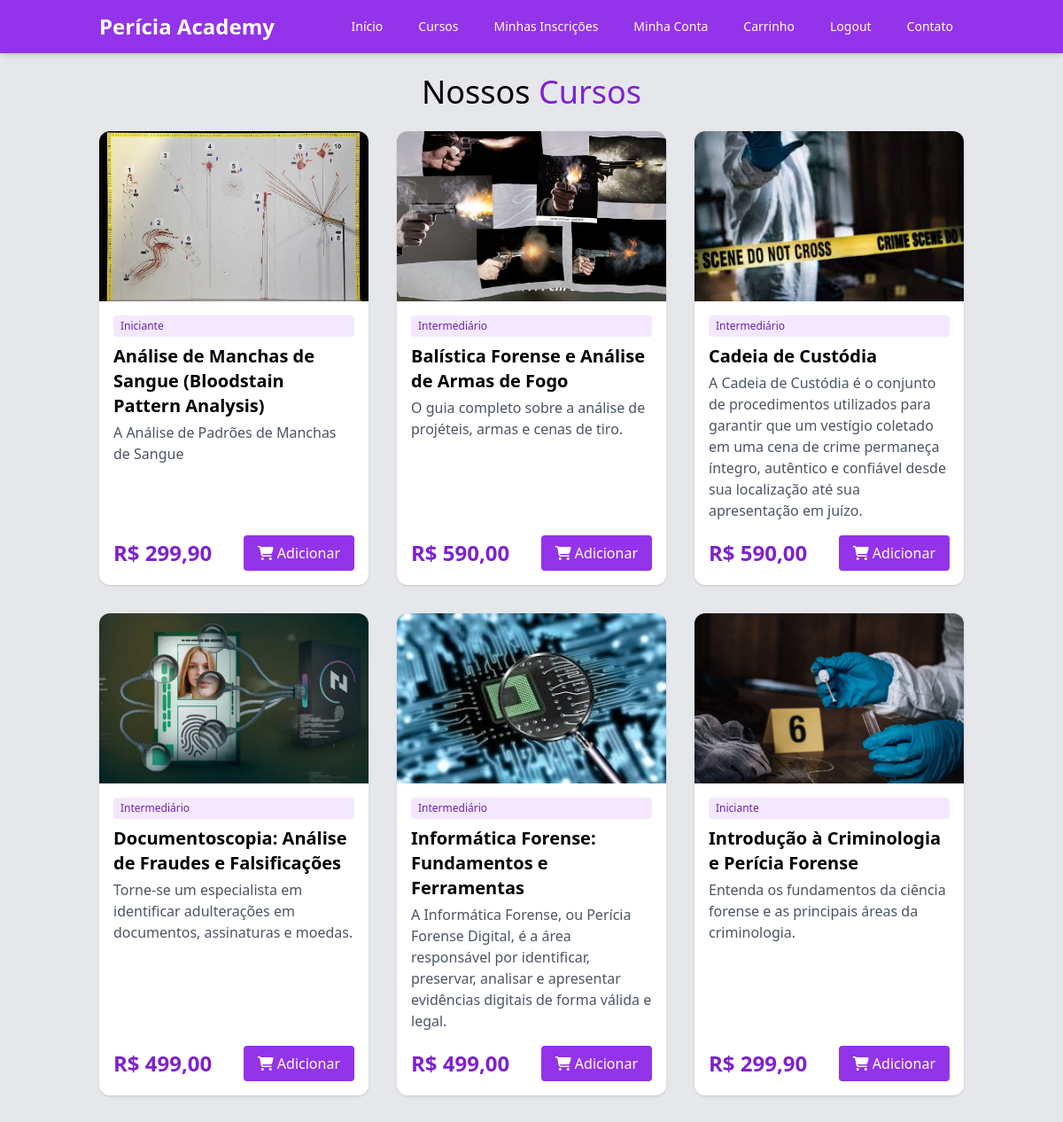
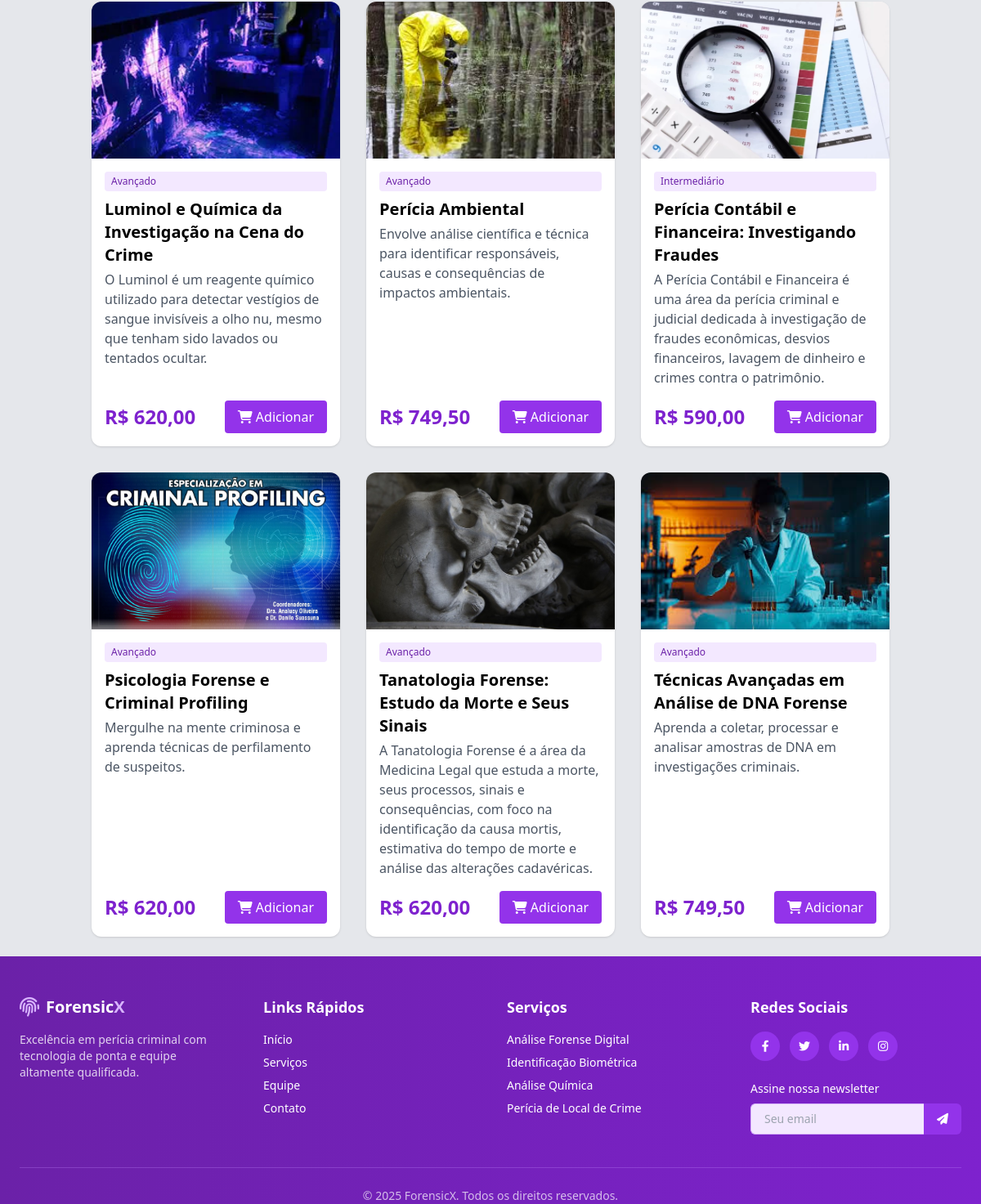
The page /cursos.php (signed in) on the database its author committed (2 pictures, top to bottom).
### tables this page shows
CREATE TABLE `cursos` (
  `id` int(11) NOT NULL,
  `titulo` varchar(255) NOT NULL,
  `subtitulo` varchar(255) DEFAULT NULL,
  `descricao_completa` text DEFAULT NULL,
  `instrutor` varchar(100) NOT NULL,
  `preco` decimal(10,2) NOT NULL,
  `url_imagem_capa` varchar(255) DEFAULT NULL,
  `nivel` enum('Iniciante','Intermediário','Avançado') NOT NULL DEFAULT 'Iniciante',
  `duracao_horas` int(11) DEFAULT NULL,
  `criado_em` timestamp NOT NULL DEFAULT current_timestamp(),
  `ativo` tinyint(1) NOT NULL DEFAULT 1
);

### cursos.php (the view, shortened to what this page needs)
<?php
require_once 'config.php';
try {
    $stmt = $pdo->query("
      SELECT id, titulo, subtitulo, instrutor, preco, url_imagem_capa, nivel
      FROM cursos
      WHERE ativo = 1
      ORDER BY titulo ASC
    ");
    $cursos_db = $stmt->fetchAll();
} catch (PDOException $e) {
    error_log("Erro ao buscar cursos: " . $e->getMessage());
    $mensagem_carrinho = "
      <div class='mb-6 p-4 text-sm text-red-700 bg-red-100 rounded-lg'>
        Erro ao carregar os cursos. Tente novamente mais tarde.
      </div>";
    $cursos_db = [];
}
?>
<!DOCTYPE html>
<html lang="pt-BR">
<head>
  <script src="https://cdn.tailwindcss.com"></script>
</head>
<body class="bg-gray-200 font-sans">
  <?php include 'header.php'; ?>
  <main class="container mx-auto p-6">
    <h1 class="text-4xl text-center mb-6">Nossos <span class="text-purple-700">Cursos</span></h1>
    <?php if (empty($cursos_db)): ?>
      <p class="text-center text-gray-600">Nenhum curso disponível.</p>
    <?php else: ?>
      <div class="grid grid-cols-1 md:grid-cols-2 lg:grid-cols-3 gap-8">
        <?php foreach ($cursos_db as $curso): ?>
          <div class="bg-white rounded-xl shadow overflow-hidden flex flex-col hover:-translate-y-2 transition">
            <img src="<?= htmlspecialchars($curso['url_imagem_capa'] ?: 'https://placehold.co/400x250/4c1d95/FFFFFF?text=Curso') ?>"
                 alt="Capa <?= htmlspecialchars($curso['titulo']) ?>"
                 class="w-full h-48 object-cover">
            <div class="p-4 flex-grow flex flex-col">
              <span class="bg-purple-100 text-purple-800 text-xs px-2 py-1 rounded mb-2">
                <?= htmlspecialchars($curso['nivel']) ?>
              </span>
              <h2 class="text-xl font-bold mb-1"><?= htmlspecialchars($curso['titulo']) ?></h2>
              <p class="text-gray-600 flex-grow"><?= htmlspecialchars($curso['subtitulo']) ?></p>
              <div class="mt-4 flex justify-between items-center">
                <span class="text-2xl font-bold text-purple-700">
                  R$ <?= number_format($curso['preco'],2,',','.') ?>
                </span>
                <form action="carrinho.php" method="POST">
                  <button type="submit" class="bg-purple-600 hover:bg-purple-700 text-white px-4 py-2 rounded">
                    <i class="fas fa-shopping-cart"></i> Adicionar
                  </button>
                </form>
              </div>
            </div>
          </div>
        <?php endforeach; ?>
      </div>
    <?php endif; ?>
  </main>
  <?php include 'footer.php'; ?>
</body>
</html>

### header.php (shortened to what this page needs)
<header class="bg-purple-600 text-white shadow-md sticky top-0 z-50">
    <nav class="container mx-auto px-4 sm:px-6 py-3">
        <div class="flex items-center justify-between">
            <a href="index.php" class="text-2xl font-bold hover:text-purple-200">Perícia Academy</a>
            <div class="hidden lg:flex lg:items-center lg:space-x-4">
                <a href="index.php#inicio" class="hover:text-purple-200 px-3 py-2 rounded-md text-sm font-medium">Início</a>
                <a href="cursos.php" class="hover:text-purple-200 px-3 py-2 rounded-md text-sm font-medium">Cursos</a>
                <?php if (isset($_SESSION['client_id'])): ?>
                    <a href="meus_pedidos.php" class="hover:text-purple-200 px-3 py-2 rounded-md text-sm font-medium">Minhas Inscrições</a>
                    <a href="account.php" class="hover:text-purple-200 px-3 py-2 rounded-md text-sm font-medium">Minha Conta</a>
                    <a href="carrinho.php?acao=ver" class="hover:text-purple-200 px-3 py-2 rounded-md text-sm font-medium relative">
                        Carrinho
                    </a>
                    <a href="logout.php" class="hover:text-purple-200 px-3 py-2 rounded-md text-sm font-medium">Logout</a>
                <?php endif; ?>
                <a href="index.php#contact" class="hover:text-purple-200 px-3 py-2 rounded-md text-sm font-medium">Contato</a>
            </div>
        </div>
    </nav>
</header>

### footer.php
<link rel="stylesheet" href="https://cdnjs.cloudflare.com/ajax/libs/font-awesome/6.4.0/css/all.min.css" />
<footer class="bg-gradient-to-r from-purple-800 to-purple-700 text-white pt-12">
  <div class="max-w-7xl mx-auto px-6">
    <div class="grid grid-cols-1 md:grid-cols-4 gap-10 text-sm">
      <div>
        <div class="flex items-center space-x-2 mb-4">
          <i class="fas fa-fingerprint text-2xl text-purple-300"></i>
          <h3 class="text-xl font-bold">Forensic<span class="text-purple-300">X</span></h3>
        </div>
        <p class="text-white/80">Excelência em perícia criminal com tecnologia de ponta e equipe altamente qualificada.</p>
      </div>
      <div>
        <h4 class="text-lg font-semibold mb-4">Links Rápidos</h4>
        <ul class="space-y-2">
          <li><a href="index.php" class="hover:text-purple-300 transition">Início</a></li>
          <li><a href="index.php#services" class="hover:text-purple-300 transition">Serviços</a></li>
          <li><a href="index.php#team" class="hover:text-purple-300 transition">Equipe</a></li>
          <li><a href="index.php#contact" class="hover:text-purple-300 transition">Contato</a></li>
        </ul>
      </div>
      <div>
        <h4 class="text-lg font-semibold mb-4">Serviços</h4>
        <ul class="space-y-2">
          <li><a href="#" class="hover:text-purple-300 transition">Análise Forense Digital</a></li>
          <li><a href="#" class="hover:text-purple-300 transition">Identificação Biométrica</a></li>
          <li><a href="#" class="hover:text-purple-300 transition">Análise Química</a></li>
          <li><a href="#" class="hover:text-purple-300 transition">Perícia de Local de Crime</a></li>
        </ul>
      </div>
      <div>
        <h4 class="text-lg font-semibold mb-4">Redes Sociais</h4>
        <div class="flex space-x-3 mb-6">
          <a href="https://www.facebook.com/?locale=pt_BR" class="w-9 h-9 rounded-full bg-purple-600 flex items-center justify-center hover:bg-purple-500 transition">
            <i class="fab fa-facebook-f"></i>
          </a>
          <a href="https://x.com/" class="w-9 h-9 rounded-full bg-purple-600 flex items-center justify-center hover:bg-purple-500 transition">
            <i class="fab fa-twitter"></i>
          </a>
          <a href="https://www.linkedin.com/in/maria-e-bb0233248/" class="w-9 h-9 rounded-full bg-purple-600 flex items-center justify-center hover:bg-purple-500 transition">
            <i class="fab fa-linkedin-in"></i>
          </a>
          <a href="https://www.instagram.com" class="w-9 h-9 rounded-full bg-purple-600 flex items-center justify-center hover:bg-purple-500 transition">
            <i class="fab fa-instagram"></i>
          </a>
        </div>
        <p class="mb-2 text-white font-medium">Assine nossa newsletter</p>
        <form action="#" method="POST" class="flex">
          <input type="email" name="newsletter_email" placeholder="Seu email"
            class="rounded-l-md px-4 py-2 w-full bg-purple-100 text-gray-700 text-sm border border-purple-300 border-r-0 focus:outline-none">
          <button type="submit" class="bg-purple-600 hover:bg-purple-500 px-4 rounded-r-md text-white">
            <i class="fas fa-paper-plane"></i>
          </button>
        </form>
      </div>
    </div>
    <div class="border-t border-purple-400 border-opacity-30 mt-10 pt-6 text-center text-sm text-white/70">
      © 2025 ForensicX. Todos os direitos reservados.
    </div>
  </div>
</footer>

### rows shown on the page
cursos: url_imagem_capa (picture), nivel "Iniciante", titulo "Análise de Manchas de Sangue (Bloodstain Pattern Analysis)", subtitulo "A Análise de Padrões de Manchas de Sangue", preco "299,90"
cursos: url_imagem_capa (picture), nivel "Intermediário", titulo "Balística Forense e Análise de Armas de Fogo", subtitulo "O guia completo sobre a análise de projéteis, armas e cenas de tiro.", preco "590,00"
cursos: url_imagem_capa (picture), nivel "Intermediário", titulo "Cadeia de Custódia", subtitulo "A Cadeia de Custódia é o conjunto de procedimentos utilizados para garantir que um vestígio coletado em uma cena de crime permaneça íntegro, autêntico e confiável desde sua localização até sua apresentação em juízo.", preco "590,00"
cursos: url_imagem_capa (picture), nivel "Intermediário", titulo "Documentoscopia: Análise de Fraudes e Falsificações", subtitulo "Torne-se um especialista em identificar adulterações em documentos, assinaturas e moedas.", preco "499,00"
cursos: url_imagem_capa (picture), nivel "Intermediário", titulo "Informática Forense: Fundamentos e Ferramentas", subtitulo "A Informática Forense, ou Perícia Forense Digital, é a área responsável por identificar, preservar, analisar e apresentar evidências digitais de forma válida e legal.", preco "499,00"
cursos: url_imagem_capa (picture), nivel "Iniciante", titulo "Introdução à Criminologia e Perícia Forense", subtitulo "Entenda os fundamentos da ciência forense e as principais áreas da criminologia.", preco "299,90"
cursos: url_imagem_capa (picture), nivel "Avançado", titulo "Luminol e Química da Investigação na Cena do Crime", subtitulo "O Luminol é um reagente químico utilizado para detectar vestígios de sangue invisíveis a olho nu, mesmo que tenham sido lavados ou tentados ocultar.", preco "620,00"
cursos: url_imagem_capa (picture), nivel "Avançado", titulo "Perícia Ambiental", subtitulo "Envolve análise científica e técnica para identificar responsáveis, causas e consequências de impactos ambientais.", preco "749,50"
cursos: url_imagem_capa (picture), nivel "Intermediário", titulo "Perícia Contábil e Financeira: Investigando Fraudes", subtitulo "A Perícia Contábil e Financeira é uma área da perícia criminal e judicial dedicada à investigação de fraudes econômicas, desvios financeiros, lavagem de dinheiro e crimes contra o patrimônio.", preco "590,00"
cursos: url_imagem_capa (picture), nivel "Avançado", titulo "Psicologia Forense e Criminal Profiling", subtitulo "Mergulhe na mente criminosa e aprenda técnicas de perfilamento de suspeitos.", preco "620,00"
cursos: url_imagem_capa (picture), nivel "Avançado", titulo "Tanatologia Forense: Estudo da Morte e Seus Sinais", subtitulo "A Tanatologia Forense é a área da Medicina Legal que estuda a morte, seus processos, sinais e consequências, com foco na identificação da causa mortis, estimativa do tempo de morte e análise das alterações cadavéricas.", preco "620,00"
cursos: url_imagem_capa (picture), nivel "Avançado", titulo "Técnicas Avançadas em Análise de DNA Forense", subtitulo "Aprenda a coletar, processar e analisar amostras de DNA em investigações criminais.", preco "749,50"
